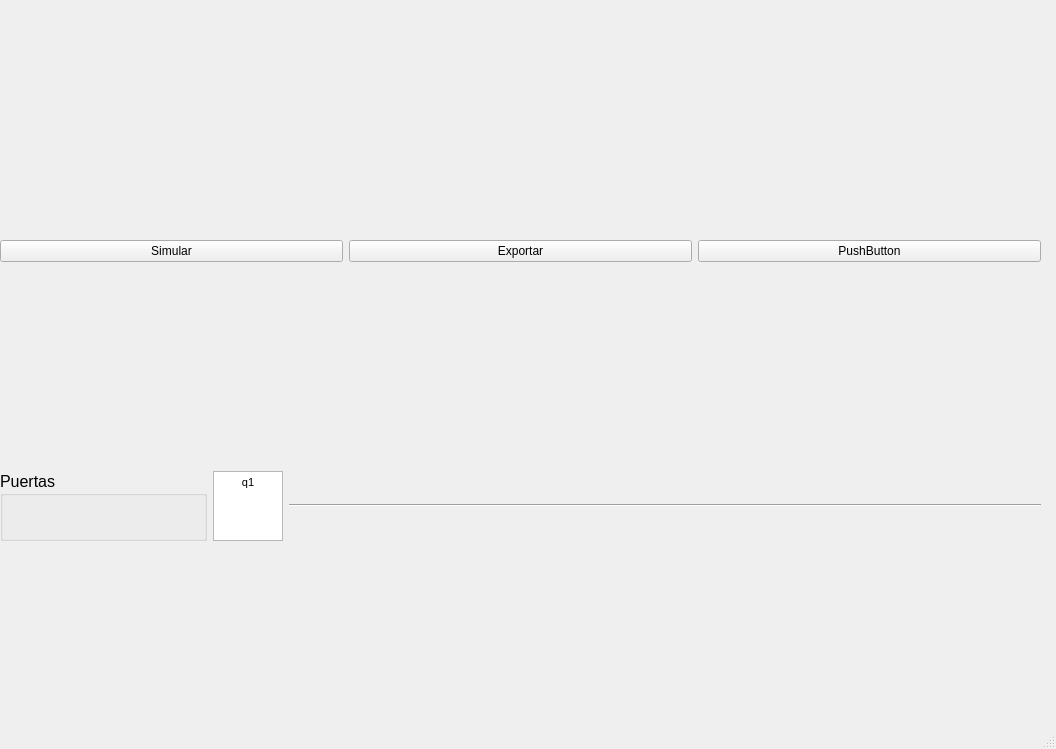
<?xml version="1.0" encoding="UTF-8"?>
<ui version="4.0">
 <class>MainWindow</class>
 <widget class="QMainWindow" name="MainWindow">
  <property name="geometry">
   <rect>
    <x>0</x>
    <y>0</y>
    <width>1056</width>
    <height>749</height>
   </rect>
  </property>
  <property name="windowTitle">
   <string>MainWindow</string>
  </property>
  <widget class="QWidget" name="centralwidget">
   <widget class="QWidget" name="verticalLayoutWidget_2">
    <property name="geometry">
     <rect>
      <x>0</x>
      <y>50</y>
      <width>1041</width>
      <height>681</height>
     </rect>
    </property>
    <layout class="QVBoxLayout" name="verticalLayout_2" stretch="1,20,20">
     <item>
      <layout class="QHBoxLayout" name="horizontalLayout">
       <property name="sizeConstraint">
        <enum>QLayout::SetFixedSize</enum>
       </property>
       <property name="topMargin">
        <number>0</number>
       </property>
       <item>
        <widget class="QPushButton" name="pushButton_3">
         <property name="text">
          <string>Simular</string>
         </property>
        </widget>
       </item>
       <item>
        <widget class="QPushButton" name="pushButton_2">
         <property name="text">
          <string>Exportar</string>
         </property>
        </widget>
       </item>
       <item>
        <widget class="QPushButton" name="pushButton">
         <property name="text">
          <string>PushButton</string>
         </property>
        </widget>
       </item>
      </layout>
     </item>
     <item>
      <spacer name="verticalSpacer">
       <property name="orientation">
        <enum>Qt::Vertical</enum>
       </property>
       <property name="sizeType">
        <enum>QSizePolicy::Fixed</enum>
       </property>
       <property name="sizeHint" stdset="0">
        <size>
         <width>13</width>
         <height>13</height>
        </size>
       </property>
      </spacer>
     </item>
     <item>
      <layout class="QHBoxLayout" name="horizontalLayout_3" stretch="1,4">
       <item>
        <widget class="QGroupBox" name="groupBox">
         <property name="font">
          <font>
           <pointsize>12</pointsize>
          </font>
         </property>
         <property name="title">
          <string>Puertas</string>
         </property>
         <widget class="QLabel" name="labelCNOT">
          <property name="geometry">
           <rect>
            <x>120</x>
            <y>110</y>
            <width>60</width>
            <height>60</height>
           </rect>
          </property>
          <property name="text">
           <string/>
          </property>
          <property name="pixmap">
           <pixmap>images/cnot.jpg</pixmap>
          </property>
          <property name="scaledContents">
           <bool>true</bool>
          </property>
         </widget>
         <widget class="QLabel" name="labelHadamard">
          <property name="geometry">
           <rect>
            <x>10</x>
            <y>30</y>
            <width>60</width>
            <height>60</height>
           </rect>
          </property>
          <property name="text">
           <string/>
          </property>
          <property name="pixmap">
           <pixmap>images/H.jpg</pixmap>
          </property>
          <property name="scaledContents">
           <bool>true</bool>
          </property>
         </widget>
         <widget class="QLabel" name="labelZ">
          <property name="geometry">
           <rect>
            <x>120</x>
            <y>190</y>
            <width>60</width>
            <height>60</height>
           </rect>
          </property>
          <property name="text">
           <string/>
          </property>
          <property name="pixmap">
           <pixmap>images/Z.jpg</pixmap>
          </property>
          <property name="scaledContents">
           <bool>true</bool>
          </property>
         </widget>
         <widget class="QLabel" name="labelX">
          <property name="geometry">
           <rect>
            <x>10</x>
            <y>190</y>
            <width>60</width>
            <height>60</height>
           </rect>
          </property>
          <property name="text">
           <string/>
          </property>
          <property name="pixmap">
           <pixmap>images/X.jpg</pixmap>
          </property>
          <property name="scaledContents">
           <bool>true</bool>
          </property>
         </widget>
         <widget class="QLabel" name="labelId">
          <property name="geometry">
           <rect>
            <x>120</x>
            <y>30</y>
            <width>60</width>
            <height>60</height>
           </rect>
          </property>
          <property name="text">
           <string/>
          </property>
          <property name="pixmap">
           <pixmap>images/ID.jpg</pixmap>
          </property>
          <property name="scaledContents">
           <bool>true</bool>
          </property>
         </widget>
         <widget class="QLabel" name="labelY">
          <property name="geometry">
           <rect>
            <x>10</x>
            <y>110</y>
            <width>60</width>
            <height>60</height>
           </rect>
          </property>
          <property name="text">
           <string/>
          </property>
          <property name="pixmap">
           <pixmap>images/Y.jpg</pixmap>
          </property>
          <property name="scaledContents">
           <bool>true</bool>
          </property>
         </widget>
        </widget>
       </item>
       <item>
        <layout class="QVBoxLayout" name="verticalLayout">
         <item>
          <layout class="QHBoxLayout" name="horizontalLayout_2" stretch="1,100">
           <property name="spacing">
            <number>6</number>
           </property>
           <item>
            <widget class="QTextEdit" name="textEdit">
             <property name="sizePolicy">
              <sizepolicy hsizetype="Preferred" vsizetype="Preferred">
               <horstretch>0</horstretch>
               <verstretch>0</verstretch>
              </sizepolicy>
             </property>
             <property name="html">
              <string>&lt;!DOCTYPE HTML PUBLIC &quot;-//W3C//DTD HTML 4.0//EN&quot; &quot;http://www.w3.org/TR/REC-html40/strict.dtd&quot;&gt;
&lt;html&gt;&lt;head&gt;&lt;meta name=&quot;qrichtext&quot; content=&quot;1&quot; /&gt;&lt;style type=&quot;text/css&quot;&gt;
p, li { white-space: pre-wrap; }
&lt;/style&gt;&lt;/head&gt;&lt;body style=&quot; font-family:'MS Shell Dlg 2'; font-size:8.25pt; font-weight:400; font-style:normal;&quot;&gt;
&lt;p align=&quot;center&quot; style=&quot; margin-top:0px; margin-bottom:0px; margin-left:0px; margin-right:0px; -qt-block-indent:0; text-indent:0px;&quot;&gt;q1&lt;/p&gt;&lt;/body&gt;&lt;/html&gt;</string>
             </property>
            </widget>
           </item>
           <item>
            <widget class="Line" name="line">
             <property name="acceptDrops">
              <bool>true</bool>
             </property>
             <property name="orientation">
              <enum>Qt::Horizontal</enum>
             </property>
            </widget>
           </item>
          </layout>
         </item>
        </layout>
       </item>
      </layout>
     </item>
    </layout>
   </widget>
  </widget>
  <widget class="QStatusBar" name="statusbar"/>
 </widget>
 <resources/>
 <connections/>
</ui>
